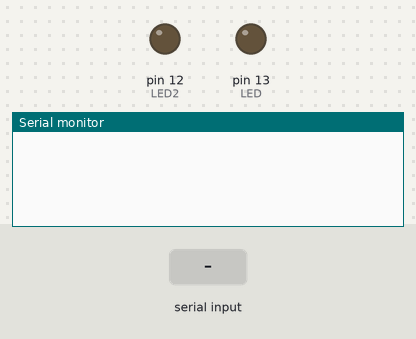
Bench run of a sketch on a simulated Arduino Uno, built with avr-gcc and run on an emulated ATmega328P. Parts: output pins drawn as LEDs (lit = HIGH), the last lines printed to the serial monitor. The test bench sets the inputs (shaded band).

Above: at 1.2 s.
1.3 s: "Player2" received over Serial
At 3.2 s:
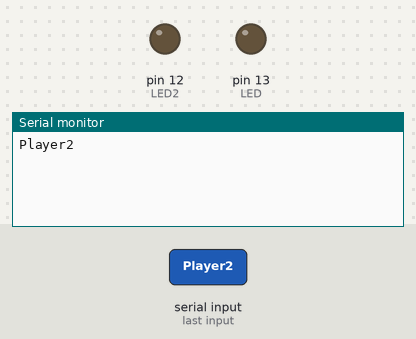
3.5 s: "1" received over the second serial link
At 5.6 s:
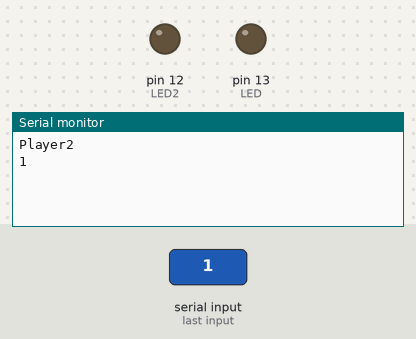
6.4 s: "1" received over Serial
At 9.1 s:
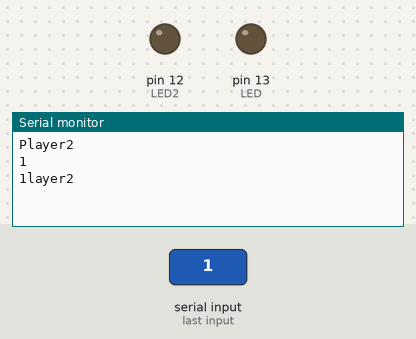

Measured:
- after the input at 1.3 s, the serial monitor: prints a new line after 0.70 s (image 1)
- after the input at 3.5 s, the serial monitor: prints a new line after 1.5 s (image 2)
- after the input at 6.4 s, the serial monitor: prints a new line after 1.6 s (image 3)

The sketch:

middle_system.ino
```cpp
#include <SoftwareSerial.h>

#define rxPin 8
#define txPin 10

int LED = 13;
int LED2 = 12;
char str[10];
char str2[10];

SoftwareSerial mySerial(rxPin, txPin);
void setup () {

  pinMode(rxPin,INPUT);
  pinMode(txPin,OUTPUT);
  pinMode(LED, OUTPUT);
  pinMode(LED2, OUTPUT);
  Serial.begin(9600);
  mySerial.begin(9600);

}

void loop () {
String mystr = String(str);
String mystr2 = String(str2);
  if(mySerial.available()){
    mySerial.readBytes(str2, 7);
    Serial.println(str2);
    if(mystr2 == "Player2"){
      digitalWrite(LED2, HIGH);
    }
  }
  if(Serial.available()){
    Serial.readBytes(str, 7);
    Serial.println(str);
    if(mystr == "Player1"){
      digitalWrite(LED, HIGH);
    }
  }
  delay(1000);

}
```
